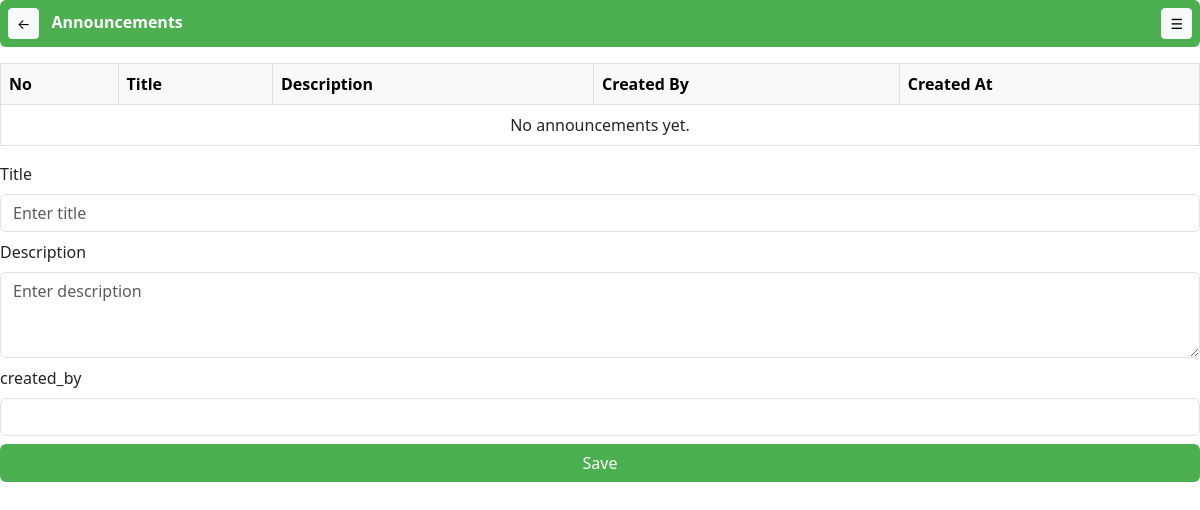
/announcements/, run on an earlier commit of the app's database.
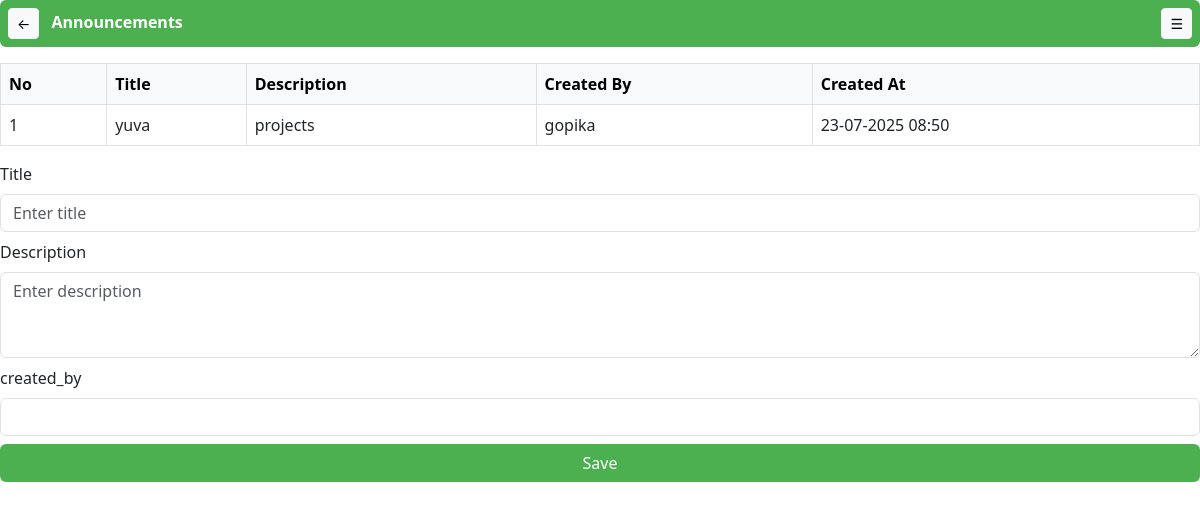
And on a later commit of the database.
### user/models.py (models this page shows, shortened)
class Announcements(models.Model):
    title = models.CharField(max_length=200)
    description = models.TextField()
    created_by = models.ForeignKey(Users, on_delete=models.SET_NULL, null=True)
    created_at = models.DateTimeField(auto_now_add=True)

class Users(models.Model):
    role = models.ForeignKey(Roles, on_delete=models.SET_NULL, null=True)
    full_name = models.CharField(max_length=100)
    email = models.EmailField(unique=True)
    phone = models.CharField(max_length=15)
    password = models.CharField(max_length=128)
    profile_picture = models.ImageField(upload_to='profiles/', blank=True, null=True)
    date_joined = models.DateField(auto_now_add=True)
    status = models.CharField(max_length=50)

### user/views.py (the view, shortened to what this page needs)
# urls.py: path('announcements/', views.announcements_view, name='announcements'),
def announcements_view(request):
    announcements = Announcements.objects.select_related('created_by').order_by('-created_at')
    return render(request, 'announcements.html', {'announcements': announcements})

### user/context_processors.py (called while the page is built)
def notification_data(request):
    unread_notifications = Notifications.objects.filter(read_status=False).order_by('-created_at')[:5]
    unread_count = Notifications.objects.filter(read_status=False).count()
    return {
        'notifications': unread_notifications,
        'unread_count': unread_count,
    }

### user/templates/announcements.html (shortened to what this page needs)
<!DOCTYPE html>
<html lang="en">
<head>
  <link href="https://cdn.jsdelivr.net/npm/bootstrap@5.3.0/dist/css/bootstrap.min.css" rel="stylesheet">
</head>
<body>
<div class="d-flex justify-content-between align-items-center p-2 mb-3 header rounded">
  <div>
    <a href="javascript:history.back()" class="btn btn-light btn-sm">&#8592;</a>
    <span class="ms-2 fw-bold">Announcements</span>
  </div>
  <button class="btn btn-light btn-sm">&#9776;</button>
</div>
  <table class="table table-bordered">
  <thead class="table-light">
    <tr>
      <th>No</th>
      <th>Title</th>
      <th>Description</th>
      <th>Created By</th>
      <th>Created At</th>
    </tr>
  </thead>
  <tbody>
    {% for announcement in announcements %}
    <tr>
      <td>{{ forloop.counter }}</td>
      <td>{{ announcement.title }}</td>
      <td>{{ announcement.description }}</td>
      <td>{{ announcement.created_by.full_name }}</td>
      <td>{{ announcement.created_at|date:"d-m-Y H:i" }}</td>
    </tr>
    {% empty %}
    <tr>
      <td colspan="5" class="text-center">No announcements yet.</td>
    </tr>
    {% endfor %}
  </tbody>
</table>
  <form method="POST">
  <div class="mb-2">
    <label class="form-label">Title</label>
    <input type="text" name="title" class="form-control" placeholder="Enter title" required />
  </div>
  <div class="mb-2">
    <label class="form-label">Description</label>
    <textarea name="description" class="form-control" rows="3" placeholder="Enter description" required></textarea>
  </div>
  <div class="mb-2">
    <label class="form-label">created_by</label>
    <input type="text" name="title" class="form-control" placeholder=" " required />
  </div>
  <button type="submit" class="btn btn-save w-100">Save</button>
</form>
</body>
</html>

What changed in the data, as far as the page shows it:
added Announcements: title "yuva", description "projects", created_by.full_name "gopika", created_at "23-07-2025 08:50"
Also different on the page:
text no longer shown: "No announcements yet."
